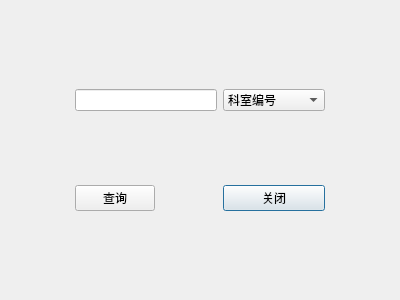
<?xml version="1.0" encoding="UTF-8"?>
<ui version="4.0">
 <class>DQOffice</class>
 <widget class="QDialog" name="DQOffice">
  <property name="geometry">
   <rect>
    <x>0</x>
    <y>0</y>
    <width>400</width>
    <height>300</height>
   </rect>
  </property>
  <property name="windowTitle">
   <string>Dialog</string>
  </property>
  <layout class="QVBoxLayout" name="verticalLayout_2">
   <item>
    <widget class="QWidget" name="widget" native="true">
     <layout class="QVBoxLayout" name="verticalLayout">
      <item>
       <layout class="QGridLayout" name="gridLayout">
        <item row="3" column="2">
         <spacer name="horizontalSpacer_3">
          <property name="orientation">
           <enum>Qt::Horizontal</enum>
          </property>
          <property name="sizeHint" stdset="0">
           <size>
            <width>40</width>
            <height>20</height>
           </size>
          </property>
         </spacer>
        </item>
        <item row="1" column="4">
         <spacer name="horizontalSpacer_2">
          <property name="orientation">
           <enum>Qt::Horizontal</enum>
          </property>
          <property name="sizeHint" stdset="0">
           <size>
            <width>40</width>
            <height>20</height>
           </size>
          </property>
         </spacer>
        </item>
        <item row="1" column="0">
         <spacer name="horizontalSpacer">
          <property name="orientation">
           <enum>Qt::Horizontal</enum>
          </property>
          <property name="sizeHint" stdset="0">
           <size>
            <width>40</width>
            <height>20</height>
           </size>
          </property>
         </spacer>
        </item>
        <item row="0" column="1">
         <spacer name="verticalSpacer">
          <property name="orientation">
           <enum>Qt::Vertical</enum>
          </property>
          <property name="sizeHint" stdset="0">
           <size>
            <width>20</width>
            <height>40</height>
           </size>
          </property>
         </spacer>
        </item>
        <item row="2" column="1">
         <spacer name="verticalSpacer_2">
          <property name="orientation">
           <enum>Qt::Vertical</enum>
          </property>
          <property name="sizeHint" stdset="0">
           <size>
            <width>20</width>
            <height>40</height>
           </size>
          </property>
         </spacer>
        </item>
        <item row="1" column="1" colspan="2">
         <widget class="QLineEdit" name="leQOffice"/>
        </item>
        <item row="1" column="3">
         <widget class="QComboBox" name="cbOffice">
          <item>
           <property name="text">
            <string>科室编号</string>
           </property>
          </item>
          <item>
           <property name="text">
            <string>科室名</string>
           </property>
          </item>
          <item>
           <property name="text">
            <string>科室主任编号</string>
           </property>
          </item>
         </widget>
        </item>
        <item row="3" column="3">
         <widget class="QPushButton" name="btnQClose">
          <property name="text">
           <string>关闭</string>
          </property>
         </widget>
        </item>
        <item row="3" column="1">
         <widget class="QPushButton" name="btnQOffice">
          <property name="text">
           <string>查询</string>
          </property>
         </widget>
        </item>
        <item row="4" column="1">
         <spacer name="verticalSpacer_3">
          <property name="orientation">
           <enum>Qt::Vertical</enum>
          </property>
          <property name="sizeHint" stdset="0">
           <size>
            <width>20</width>
            <height>40</height>
           </size>
          </property>
         </spacer>
        </item>
       </layout>
      </item>
     </layout>
    </widget>
   </item>
  </layout>
 </widget>
 <resources/>
 <connections/>
</ui>
